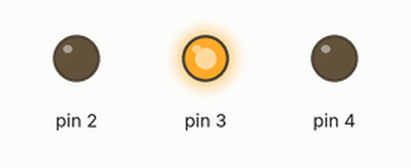
Simulated run of this sketch. Board: Arduino Uno, built with avr-gcc and run on an emulated ATmega328P. On the bench: output pins drawn as LEDs (lit = HIGH).

Above: at 0.5 s.
At 3.4 s:
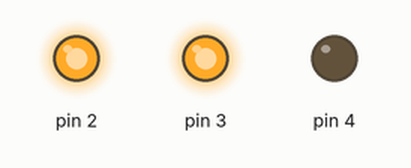
At 4.8 s:
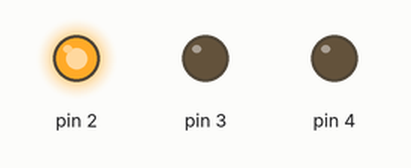
At 6.9 s:
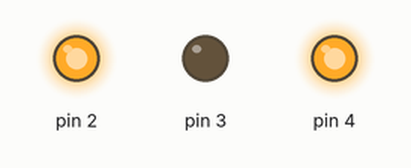
At 9.2 s:
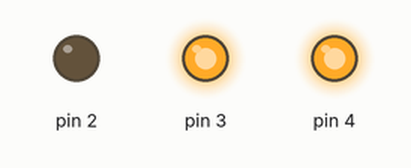
At 10.7 s:
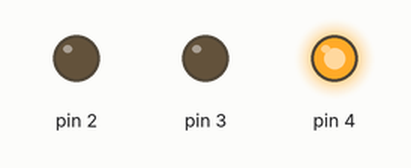
Timing chart, 0 to 11.3 s (numbered marks = the images above):
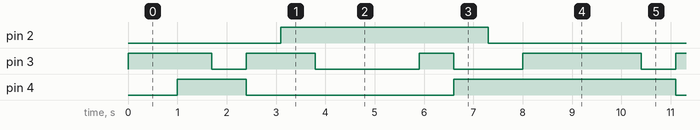

Measured:
- by itself, pin 2: alternates HIGH for 4.2 s and LOW for 4.5 s
- by itself, pin 3: repeats every 8.7 s: LOW 0.70 s, HIGH 1.4 s, LOW 2.1 s, HIGH 0.70 s, LOW 1.4 s, HIGH 2.4 s
- by itself, pin 4: repeats every 8.7 s: LOW 4.2 s, HIGH 4.5 s

The sketch:

ITC01_Charlieplexing.ino
```cpp
void setup() {

}

void loop() {
  //2
  pinMode(3, OUTPUT);
  digitalWrite(3, HIGH);
  pinMode(2, OUTPUT);
  digitalWrite(2, LOW);
  pinMode(4, INPUT);
  delay(1000);

  //4
  pinMode(4, OUTPUT);
  digitalWrite(4, HIGH);
  pinMode(2, OUTPUT);
  digitalWrite(2, LOW);
  pinMode(3, INPUT);
  delay(700);

  //6
  pinMode(4, OUTPUT);
  digitalWrite(4, HIGH);
  pinMode(3, OUTPUT);
  digitalWrite(3, LOW);
  pinMode(2, INPUT);
  delay(700);

  //5
  pinMode(3, OUTPUT);
  digitalWrite(3, HIGH);
  pinMode(4, OUTPUT);
  digitalWrite(4, LOW);
  pinMode(2, INPUT);
  delay(700);

  //3
  pinMode(2, OUTPUT);
  digitalWrite(2, HIGH);
  pinMode(4, OUTPUT);
  digitalWrite(4, LOW);
  pinMode(3, INPUT);
  delay(700);

  //1
  pinMode(2, OUTPUT);
  digitalWrite(2, HIGH);
  pinMode(3, OUTPUT);
  digitalWrite(3, LOW);
  pinMode(4, INPUT);
  delay(700);

  ////////////////////////////

  //1
  pinMode(2, OUTPUT);
  digitalWrite(2, HIGH);
  pinMode(3, OUTPUT);
  digitalWrite(3, LOW);
  pinMode(4, INPUT);
  delay(700);

  //3
  pinMode(2, OUTPUT);
  digitalWrite(2, HIGH);
  pinMode(4, OUTPUT);
  digitalWrite(4, LOW);
  pinMode(3, INPUT);
  delay(700);

  //5
  pinMode(3, OUTPUT);
  digitalWrite(3, HIGH);
  pinMode(4, OUTPUT);
  digitalWrite(4, LOW);
  pinMode(2, INPUT);
  delay(700);

  //6
  pinMode(4, OUTPUT);
  digitalWrite(4, HIGH);
  pinMode(3, OUTPUT);
  digitalWrite(3, LOW);
  pinMode(2, INPUT);
  delay(700);

  //4
  pinMode(4, OUTPUT);
  digitalWrite(4, HIGH);
  pinMode(2, OUTPUT);
  digitalWrite(2, LOW);
  pinMode(3, INPUT);
  delay(700);

    //2
  pinMode(3, OUTPUT);
  digitalWrite(3, HIGH);
  pinMode(2, OUTPUT);
  digitalWrite(2, LOW);
  pinMode(4, INPUT);
  delay(700);

}
```
